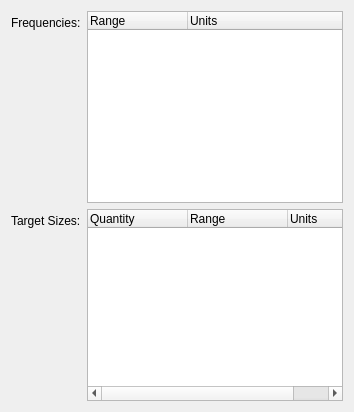
      <widget class="QWidget" name="tab_3">
       <attribute name="title">
        <string>Size and Frequency</string>
       </attribute>
       <layout class="QFormLayout" name="formLayout_4">
        <property name="fieldGrowthPolicy">
         <enum>QFormLayout::AllNonFixedFieldsGrow</enum>
        </property>
        <item row="0" column="0">
         <widget class="QLabel" name="label_32">
          <property name="text">
           <string>Frequencies:</string>
          </property>
         </widget>
        </item>
        <item row="2" column="0">
         <widget class="QLabel" name="label_33">
          <property name="text">
           <string>Target Sizes:</string>
          </property>
         </widget>
        </item>
        <item row="0" column="1">
         <widget class="QTreeWidget" name="treeFreqs">
          <property name="contextMenuPolicy">
           <enum>Qt::CustomContextMenu</enum>
          </property>
          <property name="statusTip">
           <string>Specify frequencies. Range notation (min:lin span:max) accepted. Units required.</string>
          </property>
          <property name="alternatingRowColors">
           <bool>true</bool>
          </property>
          <property name="selectionMode">
           <enum>QAbstractItemView::ExtendedSelection</enum>
          </property>
          <column>
           <property name="text">
            <string>Range</string>
           </property>
          </column>
          <column>
           <property name="text">
            <string>Units</string>
           </property>
          </column>
         </widget>
        </item>
        <item row="2" column="1">
         <widget class="QTreeWidget" name="treeSizes">
          <property name="contextMenuPolicy">
           <enum>Qt::CustomContextMenu</enum>
          </property>
          <property name="toolTip">
           <string>TODO! Have quantity be selected from a combo box</string>
          </property>
          <property name="statusTip">
           <string>Specify target dimensions. Range notation (min:lin span:max) accepted. Units required.</string>
          </property>
          <property name="alternatingRowColors">
           <bool>true</bool>
          </property>
          <property name="selectionMode">
           <enum>QAbstractItemView::ExtendedSelection</enum>
          </property>
          <column>
           <property name="text">
            <string>Quantity</string>
           </property>
          </column>
          <column>
           <property name="text">
            <string>Range</string>
           </property>
          </column>
          <column>
           <property name="text">
            <string>Units</string>
           </property>
          </column>
         </widget>
        </item>
       </layout>
      </widget>
